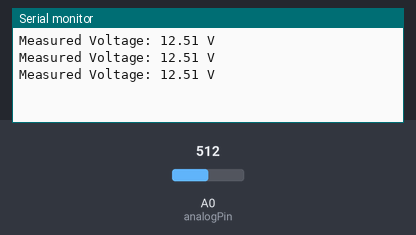
Recording of a sketch running on a simulated Arduino Uno, built with avr-gcc and run on an emulated ATmega328P. Parts: the last lines printed to the serial monitor. The inputs (shaded band) are chosen by the test bench; at power-on: A0 (analogPin) = 512.

Above: at 1.3 s.
1.4 s: A0 (analogPin) set to 716
At 1.9 s:
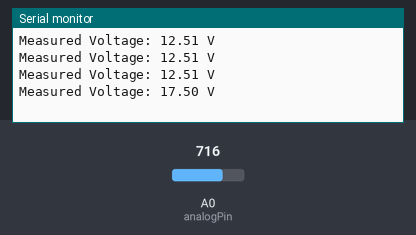
2.9 s: A0 (analogPin) set to 900
At 3.4 s:
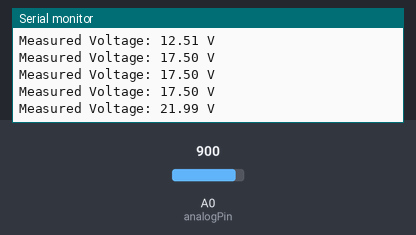
Timing chart, 0 to 5.9 s (numbered marks = the images above; inputs shaded):
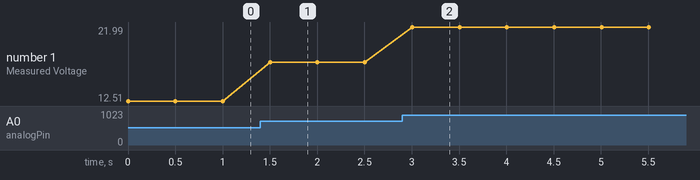

The sketch:

arduino_voltmeter.ino
```cpp
// Arduino Digital Voltmeter (0-30V DC)
const int analogPin = A0;
const float R1 = 30000.0; // 30k Ohm
const float R2 = 7500.0;  // 7.5k Ohm

void setup() {
  Serial.begin(9600);
}

void loop() {
  int rawADC = analogRead(analogPin);
  float vOut = (rawADC * 5.0) / 1023.0;
  float vIn = vOut * ((R1 + R2) / R2);

  Serial.print("Measured Voltage: ");
  Serial.print(vIn, 2);
  Serial.println(" V");
  delay(500);
}
```

Measured:
- after the input at 1.4 s, the serial monitor: prints a new line after 0.10 s (image 1)
- after the input at 2.9 s, the serial monitor: prints a new line after 0.10 s (image 2)
- plotted number 1: 12.51 → 17.5 after the input at 1.4 s, 17.5 → 21.99 after the input at 2.9 s
